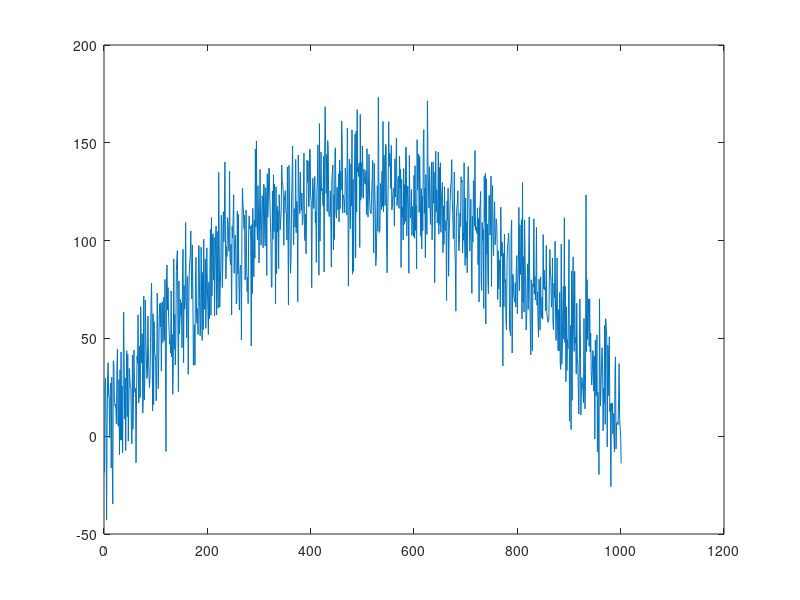

MATLAB code to generate this figure: (Note: this script raises an error after producing the figure.)
clear all
clc
%close all

%% generate data
L           = 1000;
T           = 1:L;
y1          = [0,50,-9.8]';
y           = [y1];
dT          = .01;
M           = [1,dT,.5*dT^2; 0, 1, dT; 0, 0, 1];
for i = 1:L
    next        = M*y(:,i);
    y           = [y,next];
end
yobs        = y + 20*randn(size(y));

plot(yobs(1,:))

%% end mark section
y_true = y;

y      = yobs;
sys.M  = [1,dT,.5*dT^2; 0, 1, dT; 0, 0, 1];         %state update
sys.Q  = [1 0 0; 0  0.2 0; 0 0 .1];                 %prediction noise
sys.x0 = y(:,1);                                    %start position
sys.P0 = [1 0 0; 0 1 0; 0 0 1];

sys.H = eye(3);
sys.R = [1 0 0; 0 1 0 ; 0 0 2]*10; %observation noise
%%
[x,P,K] = KalmanPG(y,sys);
%sys.A = eye(2);sys.B = eye(2);
%sys.Ex = [0 0]; sys.Px = [1 0; 0 0.01];
%[x,P,K] = kalmanCAG(y,sys);

% T=iday;
T       = [T,T(end)+dT];
figure(1)
subplot(311)
plot(T,y(1,:),'b','MarkerSize',10)
hold on
grid on
plot(T,x(1,:),'r','MarkerSize',15)
plot(T,y_true(1,:),'k')
legend('Observed','Kalman Est','True')
ylabel('Position (m)')


subplot(312)
plot(T,y(2,:))
hold on
grid on
plot(T,x(2,:),'r')
plot(T,y_true(2,:),'k')
ylabel('Velocity (m/s)')

subplot(313)
plot(T,y(3,:))
hold on
grid on
plot(T,x(3,:),'r')
plot(T,y_true(3,:),'k')
xlabel('time index')
ylabel('Acceleration (m/s^2)')
